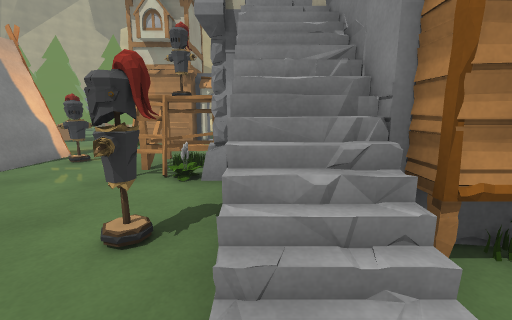
[1] (above)

24 first-person views from a walk through a 3-D level made in the Unity game engine. The camera is 1.3 m above the floor, tilts 10° down and sees 90° across. The floor is counted in squares, 1 m on a side. Each view is taken from the middle of a square. On the plan, view 1 faces up. The plan holds only what a view shows up to about 13 squares ahead; the rest is blank. The place goes on beyond the plan. The player is left out. Door leaves are left out, so doorways stand open. Some surface patterns are stand-ins.

[2]
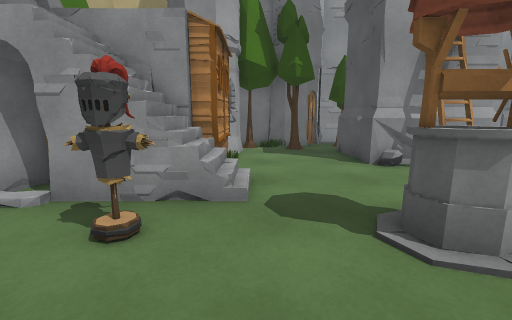

[3]
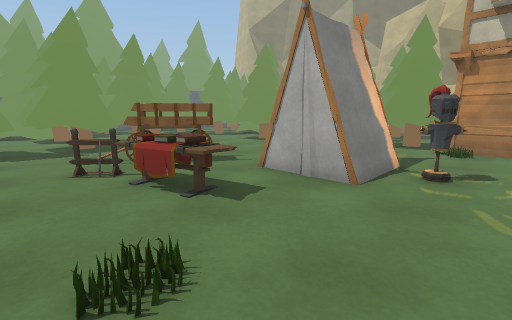

[4]
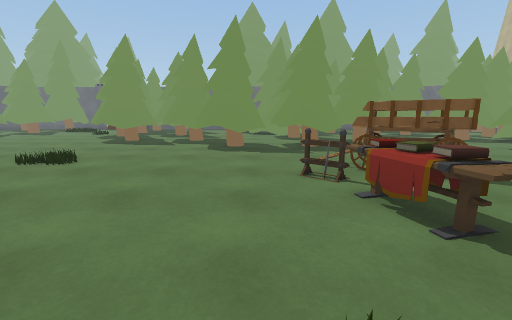

[5]
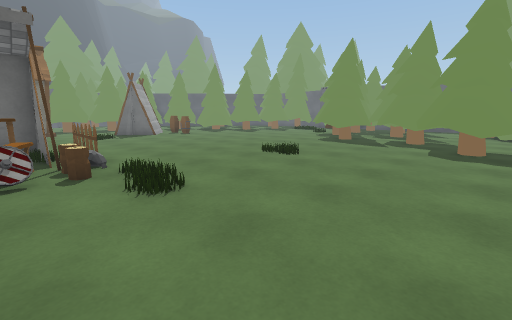

[6]
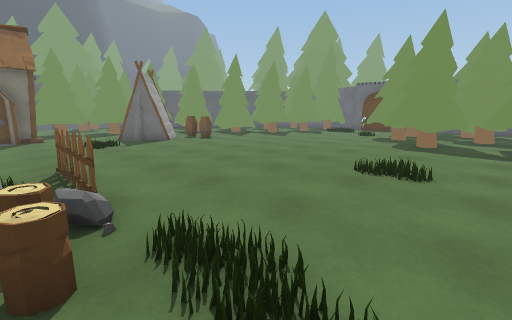

[7]
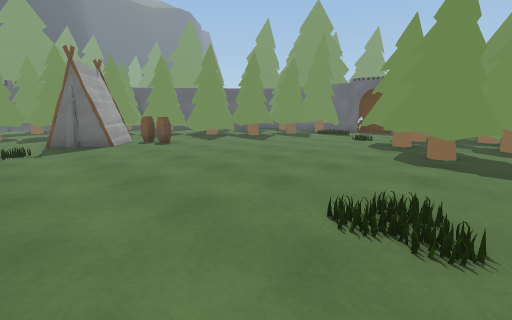

[8]
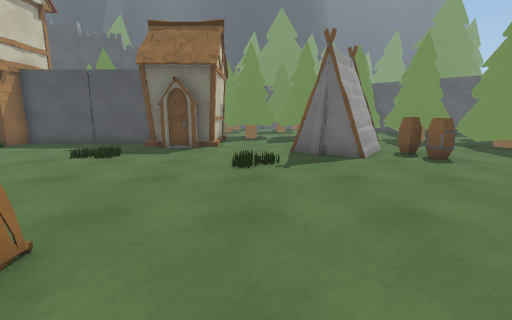

[9]
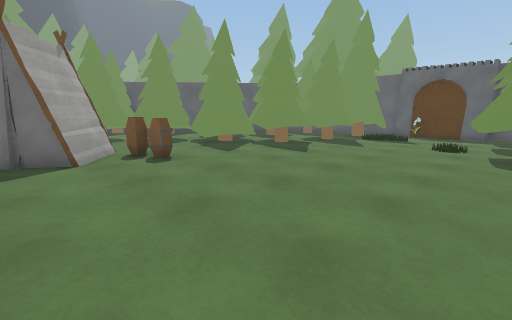

[10]
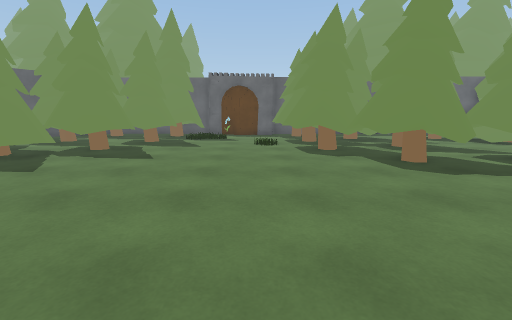

[11]
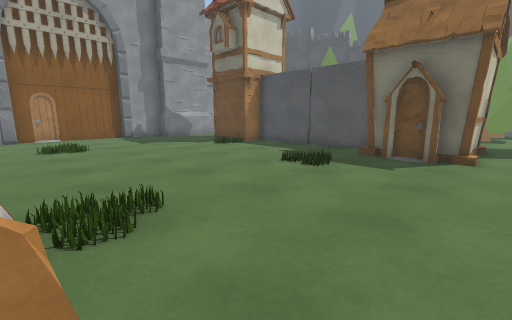

[12]
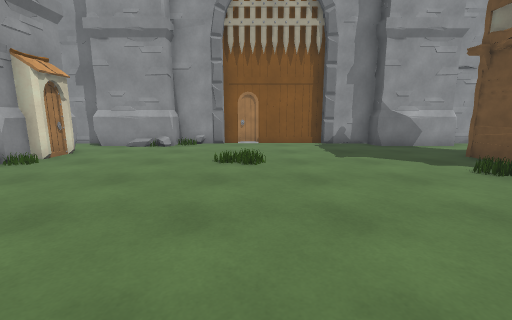

[13]
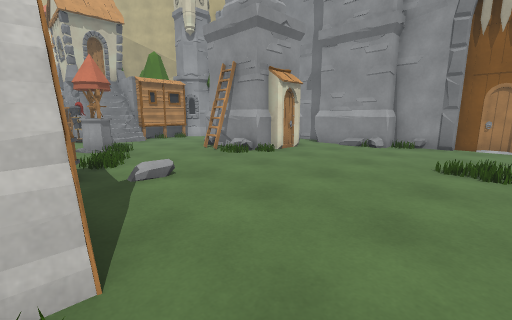

[14]
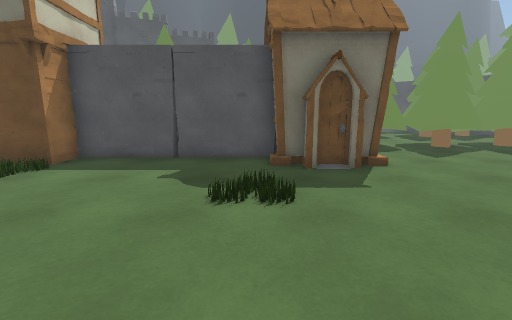

[15]
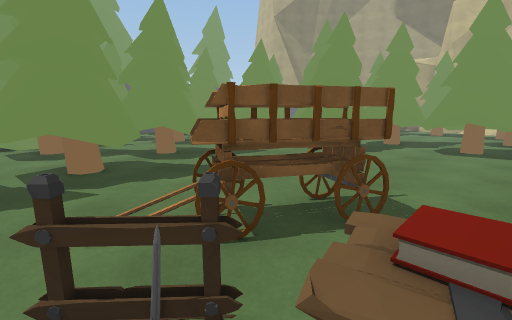

[16]
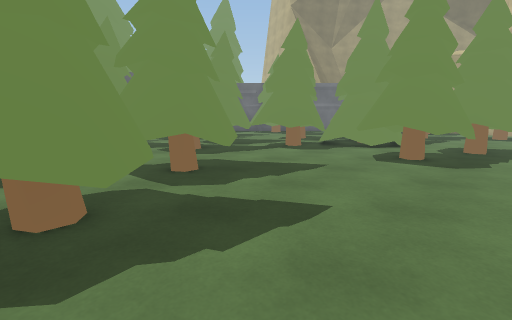

[17]
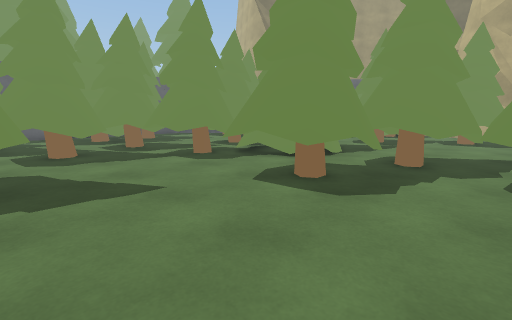

[18]
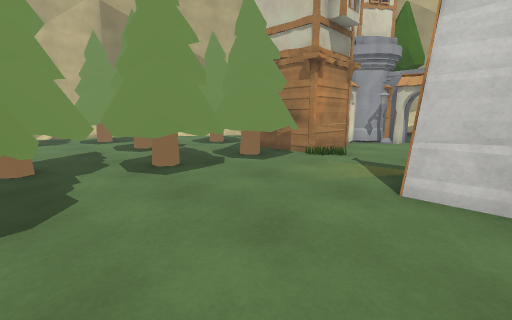

[19]
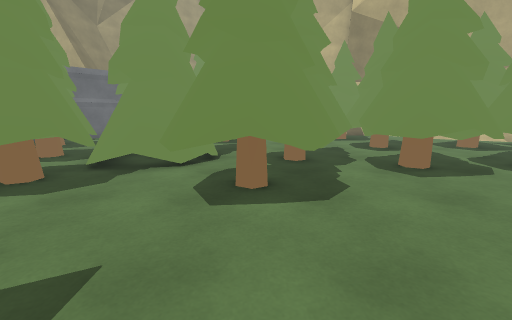

[20]
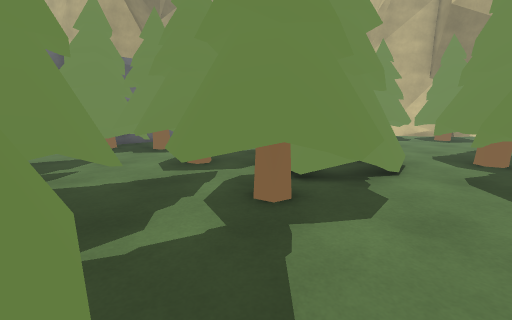

[21]
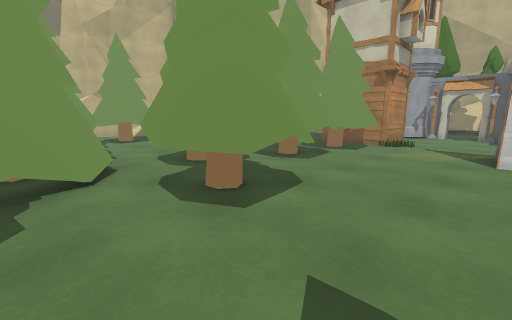

[22]
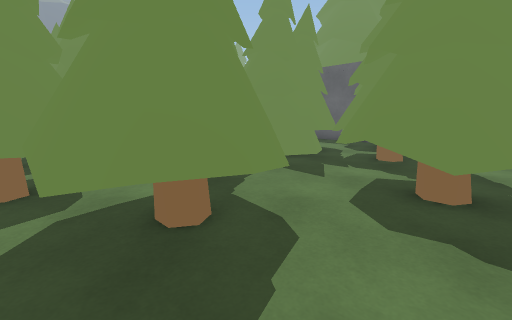

[23]
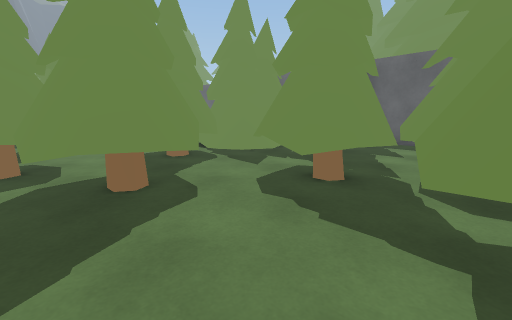

[24]
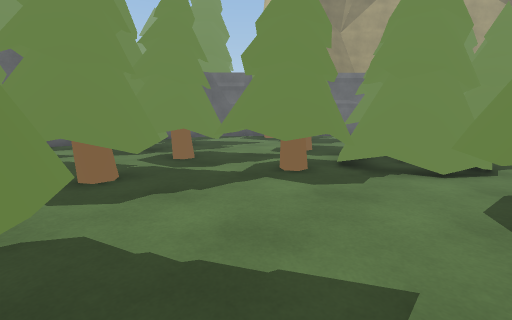

### Floor plan
Key: @ floor where view 1 was taken; # wall or solid block; . floor; D open door; = window, fence, low wall or low ledge; O other object.
Columns run from 24 left of view 1 to 8 right of it. Each row starts with its distance up from view 1.
 22        OO OOO
 21           OOOOOO
 20 #   O   OOOOOOOO      #
 19 O  OOO  OOO...
 18 OOO O   O ....OO  OO
 17 OOO .    .....OO  OO
 16 OO  O  OO. OO.O   OO
 15  . OOOOOOOOOO.O..  #
 14  .OOO OOOOOOOOOOOOO#
 13  ..O OOO.OO OOOOOOO###D#
 12   OOOOOO.OOO.OOOOOO###.###
 11 O OOOOO..OOO............O#
 10 OOOOOO...OO..............
  9 O  OO..................O#
  8   OOO...........###...###
  7 OOOOO.OO........###O.###
  6 OO...OOOO....O..###..###
  5 OO... OOO....OO.......O#D#
  4 OO.OO  OOO..OO..OO......D#
  3 O  OOO.OOO...O.OOO.....O##
  2   O OO.OOO...=O..... ..O=#######
  1  OO.... OO....................O=
  0  O..... OO.........  ...@.....O##
 -1  ....OO OO.......... .==......O##
 -2  ... OO ............  .....OOO.O#
 -3   OO OOO............  ....#O   O#
 -4 O OOO O.............O.....#O   .#
 -5 O OO OOO..........O=OO.....OOO.OO
 -6 O    OOO..........OO O......##.O
 -7 O OOOOO..........O#OO..........O
 -8 OO OO............O#OO..........OO
 -9 OOOOO............O###...........#
-10 .................O.##...........#
-11 ................................#
-12 ................................#
-13 ................................#
-14 OO..............................#
-15 OOOOO.....O.....................#
-16 OO OO....OO.#...................#
-17    OOO....O###.................O#
-18      OO...=#  ....O............O
-19 OO   OO....  ....###......###..O
-20 OO   OOOO.  .....##########  ..O
-21       OOO. ......#             .#
-22          OOOOOOOOOOO            #
-23          OOOOOOOOO

Where each view was taken, in squares from view 1:
view 1: 0 up, 0 right, facing up
view 2: 1 up, 4 left, facing right
view 3: 1 up, 4 left, facing up-left
view 4: 1 up, 5 left, facing left
view 5: 1 up, 5 left, facing down-left
view 6: 3 down, 6 left, facing down-left
view 7: 4 down, 9 left, facing down-left
view 8: 8 down, 9 left, facing down
view 9: 8 down, 11 left, facing down-left
view 10: 10 down, 11 left, facing left
view 11: 10 down, 8 left, facing down-right
view 12: 12 down, 4 left, facing right
view 13: 12 down, 4 left, facing up-right
view 14: 12 down, 4 left, facing down
view 15: 2 up, 9 left, facing up-left
view 16: 3 up, 12 left, facing up-left
view 17: 7 up, 11 left, facing up-left
view 18: 7 up, 13 left, facing up-right
view 19: 7 up, 14 left, facing up
view 20: 8 up, 19 left, facing up
view 21: 8 up, 17 left, facing up-right
view 22: 9 up, 16 left, facing down-left
view 23: 11 up, 16 left, facing down-left
view 24: 7 up, 15 left, facing up-left
